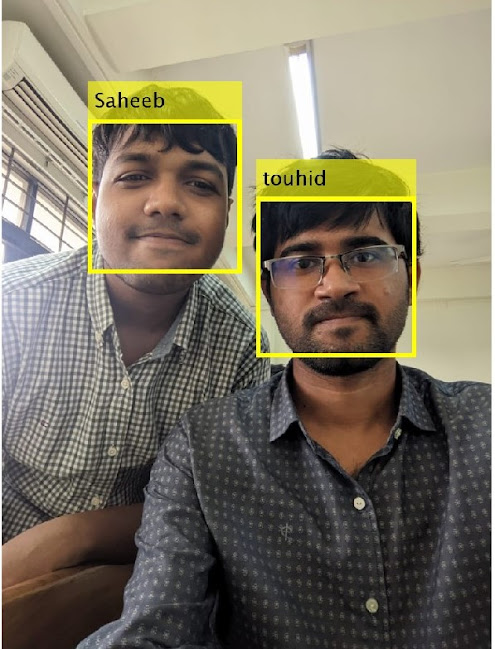
%> input picture img/touhid-saheeb.jpg, 495 x 649 px
$ octave --eval "result = get_faces(imread('img/touhid-saheeb.jpg'));"   (GNU Octave 9; MATLAB toolbox functions it lacks are replaced by stand-ins)
%> lines starting %> are read from the running program, lines starting %| are printed output that depends on the picture
function [faces, face_box, resized_img] = get_faces(img)
% this function returns a cell array containing all cropped image of the faces in the input
% image

I = img;
%> I is the input picture: size 649x495x3 uint8; mean R, G, B 123.4, 116.2, 98.5
% resize image so that height*width  = 700kB
x = sqrt((700e3)/(height(I)*width(I)));
%> x = 1.48
I = imresize(I, x);
%> I: size 959x731x3 uint8
resized_img = I;

faces = {};

faceDetector = vision.CascadeObjectDetector('FrontalFaceCART');
NoseDetector = vision.CascadeObjectDetector('Nose');
face_box = faceDetector(I);
%> face_box = [130 174 233 233; 377 292 237 237]

% % preview of detected faces
% IFaces1 = insertObjectAnnotation(I,'rectangle',face_box, 'face');
% imshow(IFaces1);

% crop detected faces for every image
for i = 1:height(face_box)
    Icrop = imcrop(I, face_box(i,:));
    faces{length(faces)+1} = Icrop;
end
%> this loop made 2 passes
%> pass 1, in get_faces, `Icrop = imcrop(I, face_box(i,:));`:
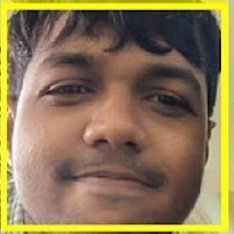
%> Icrop: size 234x234x3 uint8; mean R, G, B 140.2, 121.3, 84.5
%> pass 2, in get_faces, `Icrop = imcrop(I, face_box(i,:));`:
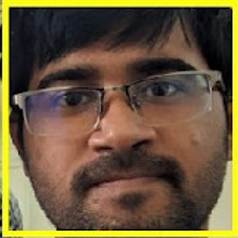
%> Icrop: size 238x238x3 uint8; mean R, G, B 108.6, 91, 59.8
%> after the loop, faces = 2 items
end
